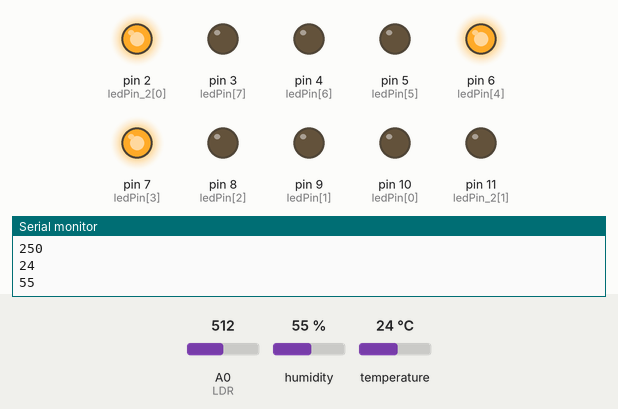
Bench run of a sketch on a simulated Arduino Uno, built with avr-gcc and run on an emulated ATmega328P. Shown: output pins drawn as LEDs (lit = HIGH), the last lines printed to the serial monitor. The inputs (shaded band) are chosen by the test bench; at power-on: humidity 55 %, A0 (LDR) = 512, temperature 24 °C.

Above: at 3.8 s.
3.9 s: humidity set to 22 %
At 5.6 s:
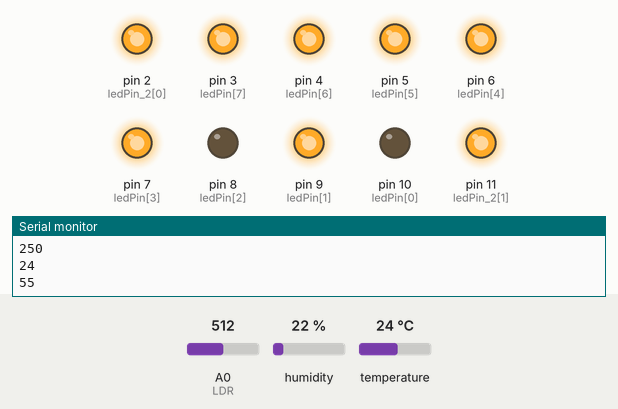
11.7 s: A0 (LDR) set to 515
At 14.9 s:
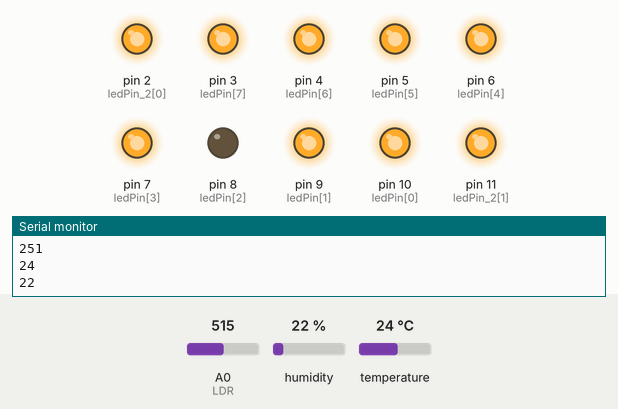
19.5 s: temperature set to 12 °C
At 21.9 s:
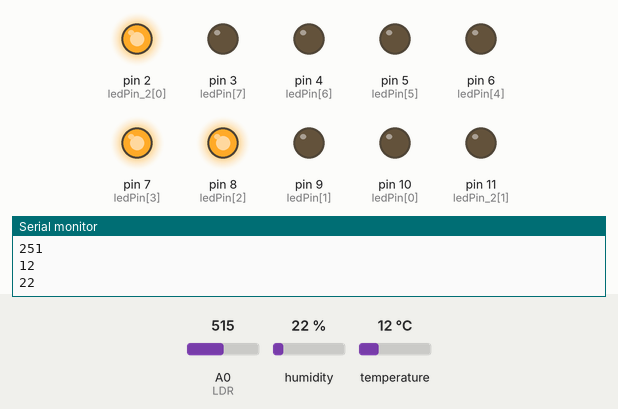
27.3 s: A0 (LDR) set to 511
34.7 s: humidity set to 40 %
At 36.1 s:
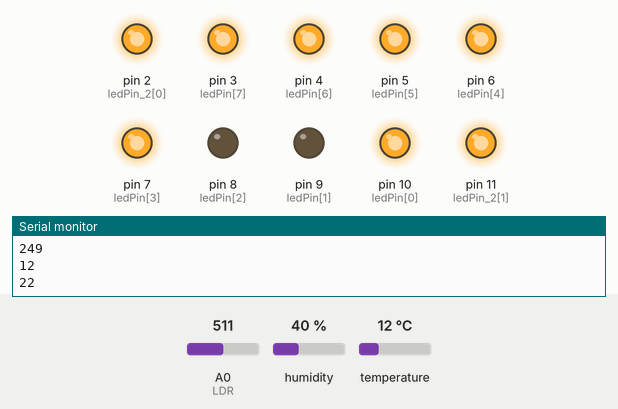
42.5 s: A0 (LDR) set to 306
At 46.8 s:
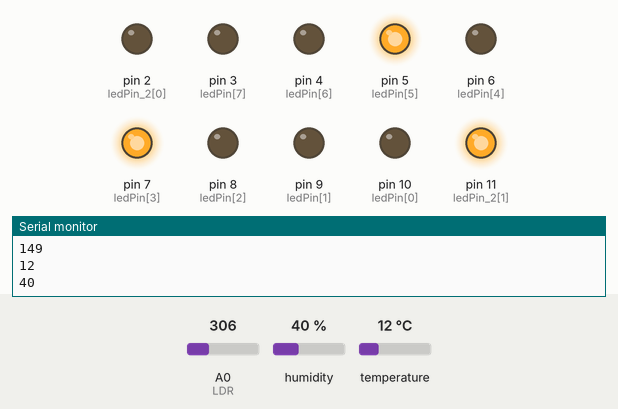
Timing chart, 0 to 50.9 s (numbered marks = the images above; inputs shaded):
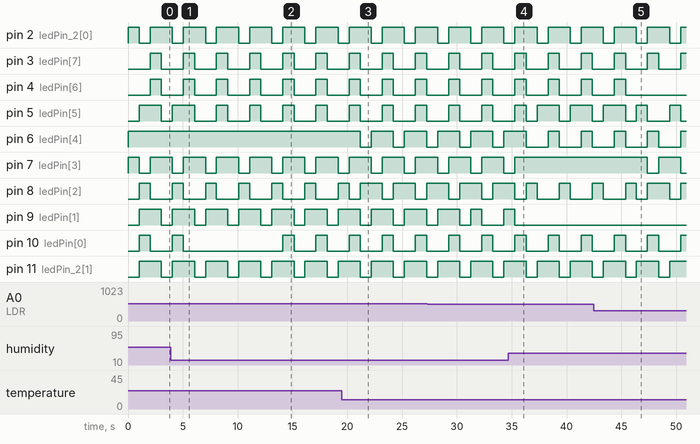

The sketch:

Comunicacion_Ar_RB.ino
```cpp
#include <dht.h>
#define LDR 0

#define DHT11_PIN 12

dht DHT;


int ledPin[] = {10,9,8,7,6,5,4,3};//3, 4, 5, 6, 7, 8, 9, 10};
int ledPin_2[]={2,11};

int temperatura =0;
int humedad =0;
int luminosidad=0;

int valor_sensor;

int estado;


void setup() {
// Colocamos todos los pines del 3 al 10 como salida del bus.
   for (int i = 0; i < 8; i++)
  {
    pinMode(ledPin[i], OUTPUT);
  }

  for (int i = 0; i<2; i++)
  {
    pinMode(ledPin_2[i],OUTPUT);
  }
  Serial.begin(9600);
  }


void loop() {

  // put your main code here, to run repeatedly:
// Leemos sensor de luz...///////

   valor_sensor = analogRead(LDR);
   int lum_temp = (5.0 * valor_sensor * 100.0)/1024.0;
    if (lum_temp<255){
    luminosidad = (5.0 * valor_sensor * 100.0)/1024.0;
    Serial.println(luminosidad);
    }
    if (lum_temp >255 ){
      luminosidad = 255;
      Serial.println(luminosidad);
      }
////////////////////////////

// Leemos el sensor de temperatura ///////
int chk = DHT.read11(DHT11_PIN);
float temp = DHT.temperature;
int t;
t=(int)temp;
Serial.println(t);
temperatura = t;

// Leemos el sensor de temperatura ///////
float hume=DHT.humidity;
int h;
h=(int)hume;
Serial.println(h);
humedad = h;
///////////////////////////////////


estado = 1;


  displayBinary_2(estado);
  displayBinary(temperatura);

  delay (1000);

  displayBinary_2(estado+1);
  displayBinary(humedad);
  delay (1000);

  displayBinary_2(estado+2);
  displayBinary(luminosidad);
  delay (1000);


}


// Metodo para desplegar binarios en un bus de 8 bits.
void displayBinary(byte num)
{
  for (int i = 0; i < 8; i++)
  {
    if (bitRead(num, i) == 1)
    {
      digitalWrite(ledPin[i], HIGH);
    }
    else
    {
      digitalWrite(ledPin[i], LOW);
    }
  }
}
void displayBinary_2(byte num_2)
{
  for (int i = 0; i < 2; i++)
  {
    if (bitRead(num_2, i) == 1)
    {
      digitalWrite(ledPin_2[i], HIGH);

    }
    else
    {
      digitalWrite(ledPin_2[i], LOW);

    }
  }
}
```

Measured:
- the behaviour switches between 514 and 515 on A0 (LDR) (found by bisection; images 1 and 2)
- after the input at 3.9 s, pin 10 (ledPin[0]): goes on until 5.0 s, then stays LOW
- after the input at 11.7 s, pin 10 (ledPin[0]): alternates HIGH for 1.0 s and LOW for 2.0 s, starting after 2.4 s
- after the input at 19.5 s, pin 6 (ledPin[4]): alternates HIGH for 2.0 s and LOW for 1.0 s, starting after 1.7 s
- after the input at 34.7 s, pin 7 (ledPin[3]): goes on until 35.3 s, then stays HIGH; pin 9 (ledPin[1]): goes on until 35.3 s, then stays LOW
- after the input at 42.5 s, pin 4 (ledPin[6]): goes on until 45.4 s, then stays LOW; pin 7 (ledPin[3]): HIGH → LOW after 4.9 s, → HIGH 1.0 s later, → LOW 2.0 s later
- by itself, pin 2 (ledPin_2[0]), pin 7 (ledPin[3]), pin 9 (ledPin[1]), pin 11 (ledPin_2[1]): alternates HIGH for 2.0 s and LOW for 1.0 s
- by itself, pin 3 (ledPin[7]), pin 4 (ledPin[6]): alternates HIGH for 1.0 s and LOW for 2.0 s
